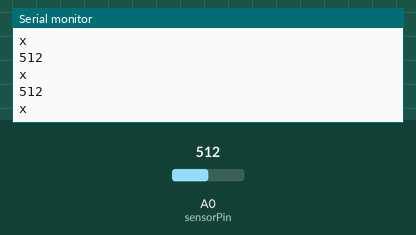
Bench run of a sketch on a simulated Arduino Uno, built with avr-gcc and run on an emulated ATmega328P. Parts: the last lines printed to the serial monitor. Inputs (shaded band) come from the test bench; at power-on: A0 (sensorPin) = 512.

Above: at 1.3 s.
1.4 s: A0 (sensorPin) set to 716
At 1.81 s:
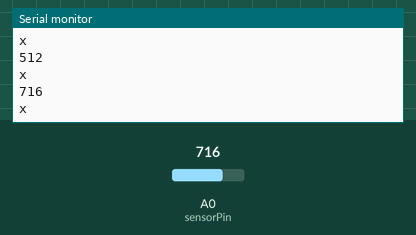
2.9 s: A0 (sensorPin) set to 900
At 3.31 s:
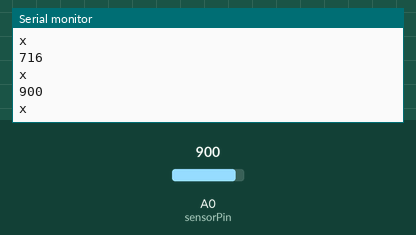
Timing chart, 0 to 5.9 s (numbered marks = the images above; inputs shaded):
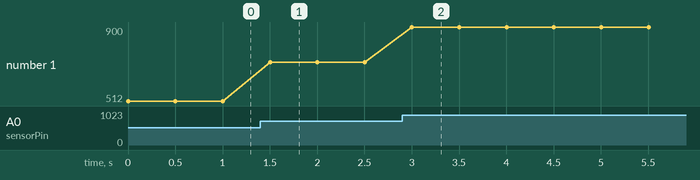

The sketch:

dust1.ino
```cpp
int sensorValue=0;
int sensorPin=A0;

void setup()
{
Serial.begin(9600);
//analogReference(EXTERNAL);
}

void loop()
{

sensorValue = analogRead(sensorPin);
Serial.println(sensorValue);
Serial.println("x");
delay(500);

}
```

Measured:
- after the input at 1.4 s, the serial monitor: prints a new line after 0.10 s (image 1)
- after the input at 2.9 s, the serial monitor: prints a new line after 0.10 s (image 2)
- plotted number 1: 512 → 716 after the input at 1.4 s, 716 → 900 after the input at 2.9 s
